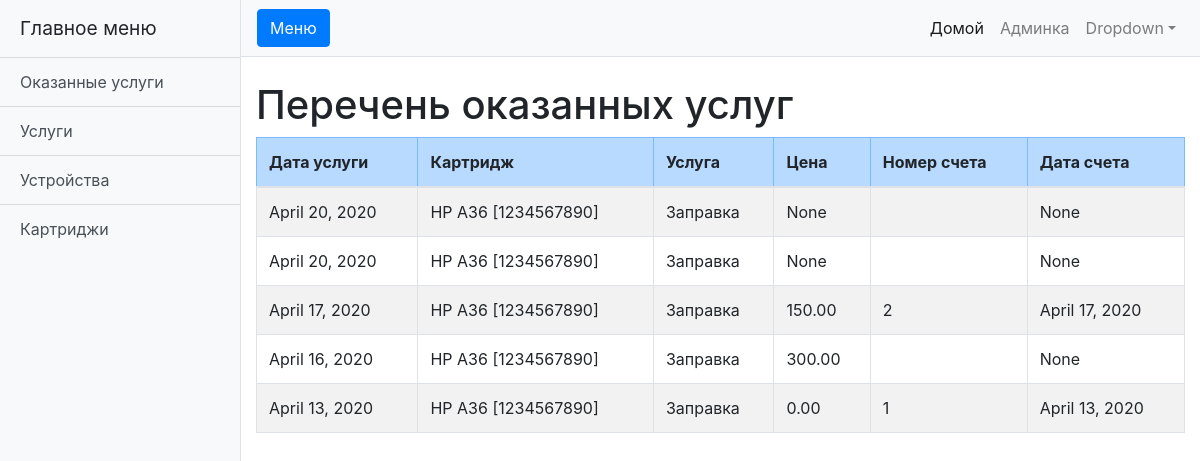
Screenshot of /carefreg/ with the database file from the repository.
### carefreg/models.py (models this page shows, shortened)
class ProvidedServices(models.Model):
    service_date = models.DateField('Дата услуги', null = False, blank = False)
    cartridge = models.ForeignKey(Cartridge, on_delete = models.CASCADE, verbose_name = 'Картридж', null = False, blank = False)
    service = models.ForeignKey(Service, on_delete = models.CASCADE, verbose_name = 'Услуга', null = False, blank = False)
    service_price = models.DecimalField('Цена', max_digits = 10, decimal_places = 2, null = True, blank = True)
    invoice_num = models.CharField('Номер счета', max_length = 15, blank = True)
    invoice_date = models.DateField('Дата счета', null = True, blank = True)
    class Meta:
        ordering = ('-service_date',)
        verbose_name = 'Предоставленные услуги'
        verbose_name_plural = 'Предоставленная услуга'

class Cartridge(models.Model):
    cartridge_model = models.ForeignKey(CartridgeModel, on_delete = models.CASCADE, verbose_name = 'Модель картриджа')
    serial_number = models.CharField('Серийный номер', max_length = 50, blank = False, unique = True)
    start_date = models.DateField('Дата начала эксплуатации', null = True, blank = True)
    device = models.ManyToManyField(Device, related_name='cartridges', through='RelCartridgeDevice', through_fields=('cartridge', 'owner_device'))
    def __str__(self):
        return f"{self.cartridge_model} [{self.serial_number}]"
    def current_department(self):
        if not hasattr(self, '_current_device'):
            self._current_device = self.current_device()
        if not self._current_device:
            return None
        return Department.objects.filter(reldevicedepartment__device = self._current_device, reldevicedepartment__rel_date__lte = timezone.now()).order_by('-reldevicedepartment__rel_date').first()
    def current_device(self):
        self._current_device = self.device.filter(relcartridgedevice__rel_date__lte = timezone.now()).order_by('-relcartridgedevice__rel_date').first()
        return self._current_device
    current_department.short_description = 'Текущий отдел'
    current_device.short_description = 'Текущее устройство'
    class Meta:
        verbose_name = 'Картридж'
        verbose_name_plural = 'Картриджи'

class AbstractDeviceModel(models.Model):
    vendor_name = models.CharField('Производитель', max_length = 50, blank = False, unique = False)
    model_name = models.CharField('Модель', max_length = 50, blank = False, unique = False)
    def __str__(self):
        return f"{self.vendor_name} {self.model_name}"
    class Meta:
        abstract = True

class CartridgeModel(AbstractDeviceModel):
    class Meta:
        verbose_name = 'Модель картриджа'
        verbose_name_plural = 'Модели картриджей'

class Service(models.Model):
    service_name = models.CharField('Наименование услуги', max_length = 100, blank = False, unique = True)
    default_price = models.DecimalField('Цена по умолчанию', max_digits = 10, decimal_places = 2, null = False, blank = True)
    def __str__(self):
        return self.service_name
    class Meta:
        verbose_name = 'Услуга'
        verbose_name_plural = 'Услуги'

### carefreg/views.py (the view)
# urls.py: path('', views.IndexView.as_view(), name='index'),
class IndexView(generic.ListView):
    template_name = 'carefreg/index.html'
    context_object_name = 'object_list'
    extra_context = {'page_title' : "Перечень оказанных услуг",}
    extra_context['model_fields'] = {field.name : field.verbose_name for field in ProvidedServices._meta.local_fields if not field.name == 'id'}
    def get_queryset(self):
	    return ProvidedServices.objects.order_by('-service_date')

### carefreg/templatetags/carefreg.py (called while the page is built)
@register.tag()
def get_side_menu(parser, token):
    args = token.split_contents()
    if len(args) < 2:
        raise template.TemplateSyntaxError("%r tag requires at least one argument - name of template variable" % token.contents.split()[0])
    var_name = args[1]
    menu_title = ''
    if len(args) > 2:
        menu_title = args[2]
    return SideMenu(var_name, menu_title)

@register.inclusion_tag('carefreg/table_row.html')
def table_row(obj, fields_list):
    try:
        if isinstance(obj, dict):
            data = {field : obj[field] for field in fields_list}
        else:
            data = {field : getattr(obj, field) for field in fields_list}
    except:
        raise template.TemplateSyntaxError("not all fields of %r exists in given object %r" % (fields_list, obj))
    return {'table_row' : data}

    def render(self, context):
        context[self.var_name] = [
            {'url' : 'carefreg:index', 'title' : 'Оказанные услуги'},
            {'url' : 'carefreg:services', 'title' : 'Услуги'},
            {'url' : 'carefreg:devices', 'title' : 'Устройства'},
            {'url' : 'carefreg:cartridges', 'title' : 'Картриджи'},
        ]
        context['menu_title'] = self.title
        return ''

### carefreg/templates/carefreg/index.html (shortened to what this page needs)
{% extends "carefreg/base.html" %}
{% load carefreg %}
{% block page_title %}
    <h1 class="mt-4">{{ page_title }}</h1>
{% endblock page_title %}
{% block page_content %}
    <table class="table table-striped table-bordered">
        <thead>
        <tr class="table-primary">
        {% for field_name in model_fields.values %}
            <th>{{ field_name }}</th>
        {% endfor %}
        </tr>
        </thead>
        <tbody>
        {% for obj in object_list %}
            {% table_row obj model_fields %}
        {% endfor %}
        </tbody>
    </table>
{% endblock page_content %}

### carefreg/templates/carefreg/table_row.html
<tr>
    {% for val in table_row.values %}
    <td>{{ val }}</td>
    {% endfor %}
</tr>

### carefreg/static/carefreg/css/simple-sidebar.css (style rules this page uses)
body { overflow-x: hidden; }

### rows the page displays
ProvidedServices: values "April 20, 2020" "None" "None"
Cartridge: cartridge_model+serial_number "HP A36 [1234567890]"
Service: service_name "Заправка"
ProvidedServices: values "April 20, 2020" "None" "None"
ProvidedServices: values "April 17, 2020" "150.00" "2" "April 17, 2020"
ProvidedServices: values "April 16, 2020" "300.00" "None"
ProvidedServices: values "April 13, 2020" "0.00" "1" "April 13, 2020"

### other values shown
{{ menu_title|default:"Главное меню" }} "Главное меню"
{{ menu_item.title }} "Оказанные услуги" "Услуги" "Устройства" "Картриджи"
{{ page_title }} "Перечень оказанных услуг"
{{ field_name }} "Дата услуги" "Картридж" "Услуга" "Цена" "Номер счета" "Дата счета"
